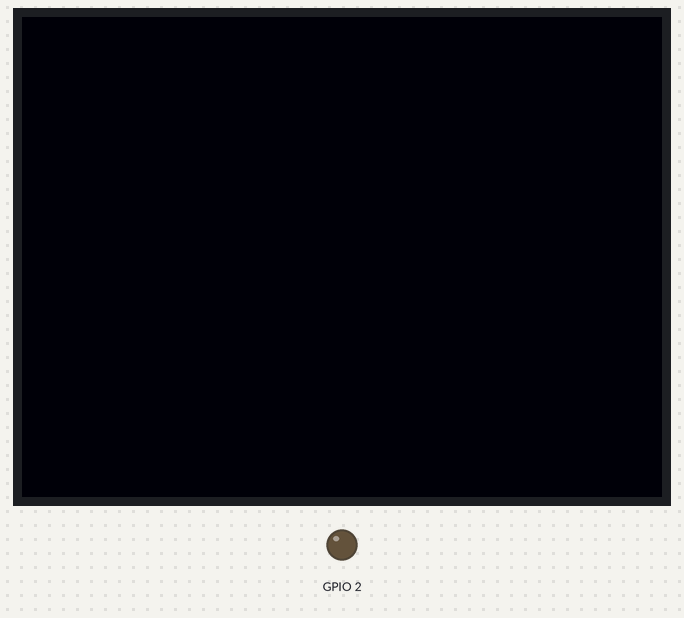
Simulated run of this program. Board: ESP32 board running MicroPython. On the bench: 320×240 colour display, output pins drawn as LEDs (lit = HIGH).

Above: at 0.1 s.
At 1.1 s:
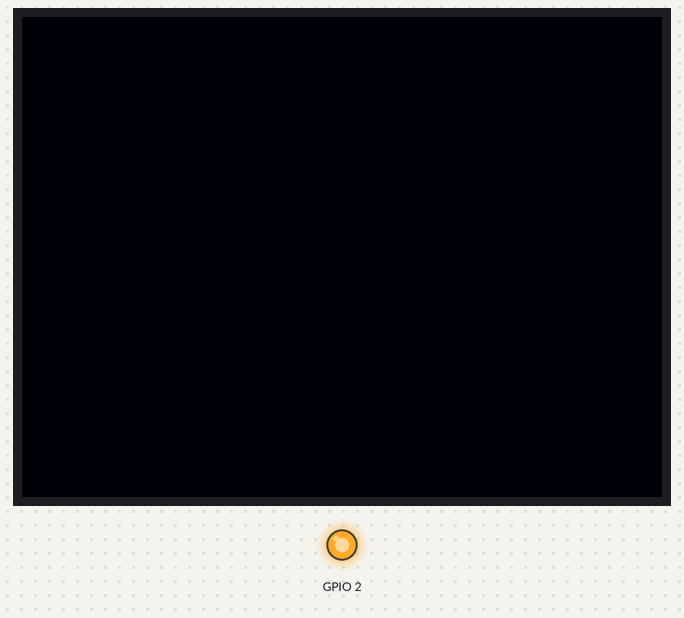
Timing chart, 0 to 2.6 s (numbered marks = the images above):
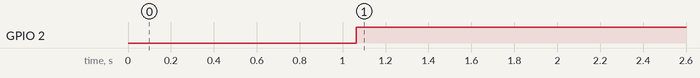

The program:

Lightsleep.py
```python
# (licence header left out)
from m5stack import *
from m5ui import *
from uiflow import *
import time

setScreenColor(15)

while True:
  power.ext_power_on() # turn Groove port power on
  wait(1)
  power.ext_power_off() # turn Groove port power off

  from machine import Pin, lightsleep

  Pin(2, Pin.OUT, value=1, pull=Pin.PULL_HOLD) # M5EPD_MAIN_PWR_PIN
  lightsleep(1000*60)

  wait_ms(2)
```

Measured:
- by itself, GPIO 2: LOW → HIGH at 1.1 s
